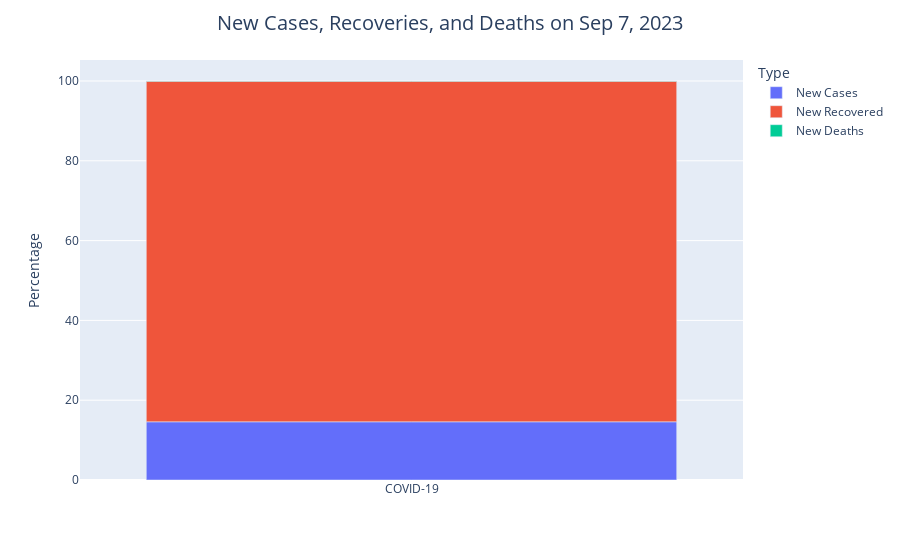

Notebook code cell kept with this figure:
### Code cell
new_ser = df[["New Cases", "New Recovered", "New Deaths"]].loc[0]
new_df = pd.DataFrame(new_ser).reset_index()
new_df.columns = ['Type', 'Total']
new_df['Percentage'] = np.round(100*new_df['Total']/np.sum(new_df['Total']), 2)
new_df['Virus'] = ['COVID-19' for i in range(len(new_df))]

fig = px.bar(new_df, x='Virus', y='Percentage', color='Type', hover_data=['Total'])
fig.update_layout(title={'text': f"New Cases, Recoveries, and Deaths on {yesterday_str}", 'x': 0.5,
                         'xanchor': 'center', 'font': {'size': 20}}, yaxis_title="Percentage", xaxis_title="")
fig.show()

### Figure 1 — Plotly figure (JSON) as saved in the notebook; plotly's stock layout.template omitted (floating-point values rounded to 4 significant figures)
{"data": [{"alignmentgroup": "True", "customdata": [[10670.0]], "hovertemplate": "Type=New Cases<br>Virus=%{x}<br>Percentage=%{y}<br>Total=%{customdata[0]}<extra></extra>", "legendgroup": "New Cases", "marker": {"color": "#636efa", "pattern": {"shape": ""}}, "name": "New Cases", "offsetgroup": "New Cases", "orientation": "v", "showlegend": true, "textposition": "auto", "type": "bar", "x": ["COVID-19"], "xaxis": "x", "y": [14.59], "yaxis": "y"}, {"alignmentgroup": "True", "customdata": [[62410.0]], "hovertemplate": "Type=New Recovered<br>Virus=%{x}<br>Percentage=%{y}<br>Total=%{customdata[0]}<extra></extra>", "legendgroup": "New Recovered", "marker": {"color": "#EF553B", "pattern": {"shape": ""}}, "name": "New Recovered", "offsetgroup": "New Recovered", "orientation": "v", "showlegend": true, "textposition": "auto", "type": "bar", "x": ["COVID-19"], "xaxis": "x", "y": [85.37], "yaxis": "y"}, {"alignmentgroup": "True", "customdata": [[30.0]], "hovertemplate": "Type=New Deaths<br>Virus=%{x}<br>Percentage=%{y}<br>Total=%{customdata[0]}<extra></extra>", "legendgroup": "New Deaths", "marker": {"color": "#00cc96", "pattern": {"shape": ""}}, "name": "New Deaths", "offsetgroup": "New Deaths", "orientation": "v", "showlegend": true, "textposition": "auto", "type": "bar", "x": ["COVID-19"], "xaxis": "x", "y": [0.04], "yaxis": "y"}], "layout": {"barmode": "relative", "legend": {"title": {"text": "Type"}, "tracegroupgap": 0}, "margin": {"t": 60}, "title": {"font": {"size": 20}, "text": "New Cases, Recoveries, and Deaths on Sep 7, 2023", "x": 0.5, "xanchor": "center"}, "xaxis": {"anchor": "y", "domain": [0.0, 1.0], "title": {"text": ""}}, "yaxis": {"anchor": "x", "domain": [0.0, 1.0], "title": {"text": "Percentage"}}}}
